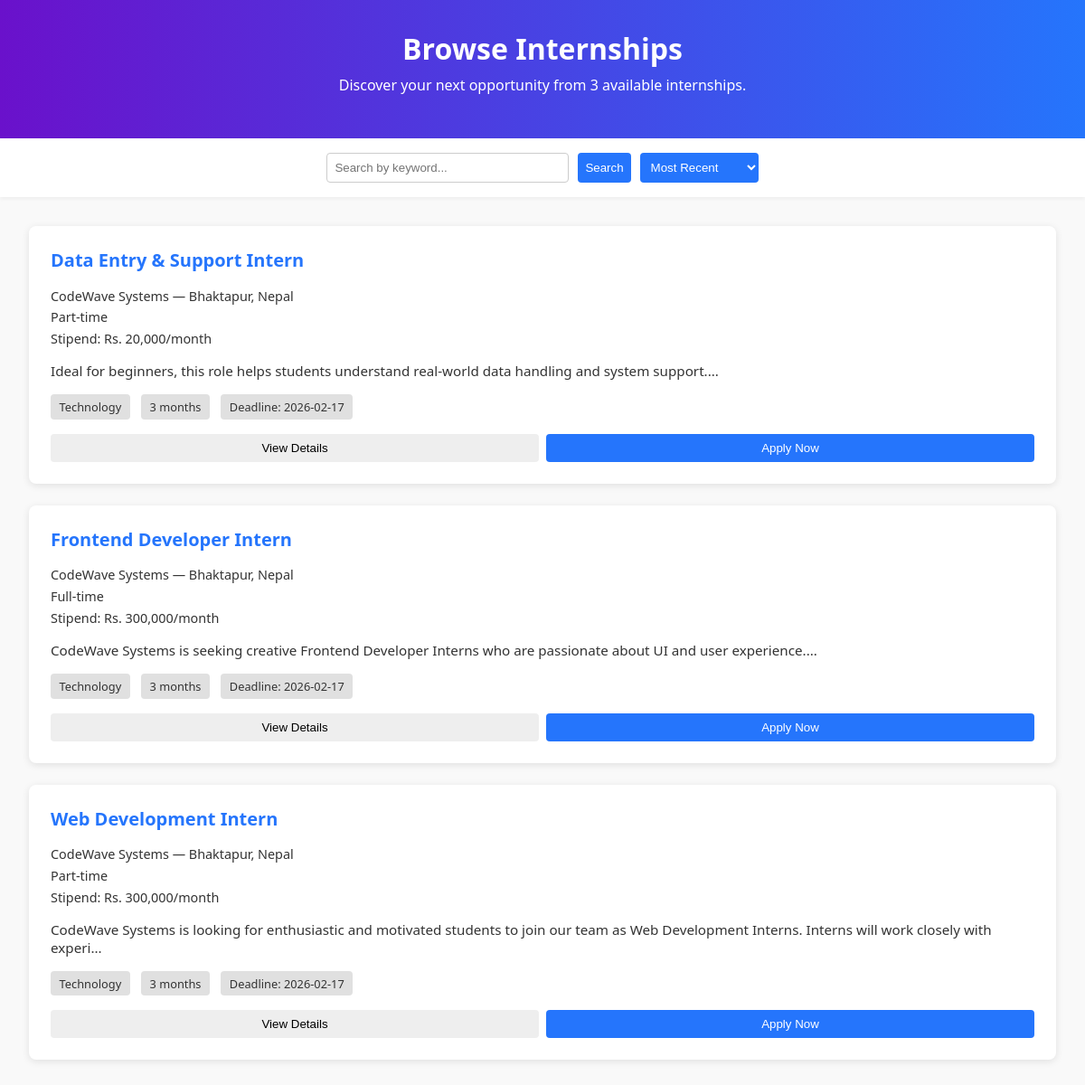
Screenshot of /html/Student/BrowseInternship.php with the database file from the repository.
### tables this page shows
CREATE TABLE `postposition` (
  `id` int(11) NOT NULL,
  `title` varchar(255) NOT NULL,
  `company_name` varchar(100) NOT NULL,
  `department` varchar(255) NOT NULL,
  `location` varchar(255) NOT NULL,
  `type` enum('full-time','part-time','remote') NOT NULL,
  `stipend` decimal(10,2) NOT NULL,
  `duration` varchar(255) NOT NULL,
  `deadline` date NOT NULL,
  `description` text NOT NULL,
  `created_at` timestamp NOT NULL DEFAULT current_timestamp(),
  `company_id` int(11) NOT NULL
);

### html/Student/BrowseInternship.php (the view, shortened to what this page needs)
<?php
require_once "studentdbconnection.php";
$filter  = $_GET['filter']  ?? 'recent';
$keyword = trim($_GET['keyword'] ?? '');
$sql = "
    SELECT
        id,
        company_id,
        title,
        company_name,
        department,
        location,
        type,
        stipend,
        duration,
        deadline,
        description,
        created_at
    FROM postposition
    WHERE deadline >= CURDATE()
";
switch ($filter) {
    default:
        $sql .= " ORDER BY created_at DESC";
        break;
}
$result = $conn->query($sql);
$internshipCount = $result->num_rows;
?>
<!DOCTYPE html>
<html lang="en">
<head>
  <link rel="stylesheet" href="/project/css/Student/BrowseInternship.css" />
</head>
<body>
  <header>
    <h1>Browse Internships</h1>
    <p>Discover your next opportunity from
      <span id="internship-count"><?php echo $internshipCount; ?></span>
      available internships.
    </p>
  </header>
  <section class="search-filter">
    <form method="get" style="display:flex; gap:10px;">
      <input type="text" name="keyword" placeholder="Search by keyword..."
             value="<?= htmlspecialchars($keyword) ?>" />
      <button type="submit" class="filter-btn">Search</button>
      <select name="filter" class="sort-dropdown" onchange="this.form.submit()">
        <option value="recent" <?= $filter=='recent'?'selected':'' ?>>Most Recent</option>
      </select>
    </form>
  </section>
  <section class="internship-list">
    <?php if ($internshipCount == 0): ?>
        <p>No internships available right now.</p>
    <?php else: ?>
        <?php while ($row = $result->fetch_assoc()): ?>
            <div class="card">
                <h2><?php echo htmlspecialchars($row['title']); ?></h2>
                <p class="company">
                    <?php echo htmlspecialchars($row['company_name']); ?> — <?php echo htmlspecialchars($row['location']); ?>
                </p>
                <p class="type"><?php echo ucfirst($row['type']); ?></p>
                <p class="stipend">
                    Stipend: Rs. <?php echo number_format($row['stipend']); ?>/month
                </p>
                <p class="description">
                    <?php echo nl2br(substr($row['description'], 0, 150)); ?>...
                </p>
                <div class="tags">
                    <span><?php echo htmlspecialchars($row['department']); ?></span>
                    <span><?php echo htmlspecialchars($row['duration']); ?></span>
                    <span>Deadline: <?php echo htmlspecialchars($row['deadline']); ?></span>
                </div>
                <div class="actions">
                    <button onclick="window.location.href='internshipDetails.php?id=<?php echo $row['id']; ?>'">
                        View Details
                    </button>
                    <button class="apply"
                        onclick="window.location.href='applypage1.php?post_id=<?= $row['id'] ?>&company_id=<?= $row['company_id'] ?>'">
                        Apply Now
                    </button>
                </div>
            </div>
        <?php endwhile; ?>
    <?php endif; ?>
  </section>
</body>
</html>

### css/Student/BrowseInternship.css (style rules this page uses)
body { font-family: 'Segoe UI', sans-serif; margin: 0; padding: 0; background: #f9f9f9; color: #333; }
header { background: linear-gradient(to right, #6a11cb, #2575fc); color: white; padding: 2rem; text-align: center; }
header h1 { margin: 0; font-size: 2rem; }
header p { margin-top: 0.5rem; font-size: 1rem; }
.search-filter { display: flex; gap: 1rem; padding: 1rem; justify-content: center; background: #fff; box-shadow: 0 2px 4px rgba(0,0,0,0.05); }
.search-filter input { padding: 0.5rem; width: 250px; border: 1px solid #ccc; border-radius: 4px; }
.filter-btn, .sort-dropdown { padding: 0.5rem; border: none; background: #2575fc; color: white; border-radius: 4px; cursor: pointer; }
.internship-list { display: block; padding: 2rem; }
.internship-list .card { margin-bottom: 1.5rem; }
.card { background: white; padding: 1.5rem; border-radius: 8px; box-shadow: 0 2px 8px rgba(0,0,0,0.1); }
.card h2 { margin-top: 0; font-size: 1.25rem; color: #2575fc; }
.card .company, .card .type, .card .stipend { font-size: 0.9rem; margin: 0.3rem 0; }
.card .description { margin: 1rem 0; font-size: 0.95rem; }
.tags { margin-bottom: 1rem; }
.tags span { display: inline-block; background: #e0e0e0; color: #333; padding: 0.3rem 0.6rem; margin-right: 0.5rem; border-radius: 4px; font-size: 0.8rem; }
.actions { display: flex; gap: 0.5rem; }
.actions button { flex: 1; padding: 0.5rem; border: none; border-radius: 4px; cursor: pointer; }
.actions .apply { background: #2575fc; color: white; }
.actions button:not(.apply) { background: #eee; }

### rows the page displays
postposition: title "Data Entry & Support Intern", company_name "CodeWave Systems", location "Bhaktapur, Nepal", type "Part-time", stipend "20,000", description "Ideal for beginners, this role helps students understand real-world data handling and system support.", department "Technology", duration "3 months", deadline "2026-02-17"
postposition: title "Frontend Developer Intern", company_name "CodeWave Systems", location "Bhaktapur, Nepal", type "Full-time", stipend "300,000", description "CodeWave Systems is seeking creative Frontend Developer Interns who are passionate about UI and user experience.", department "Technology", duration "3 months", deadline "2026-02-17"
postposition: title "Web Development Intern", company_name "CodeWave Systems", location "Bhaktapur, Nepal", type "Part-time", stipend "300,000", description "CodeWave Systems is looking for enthusiastic and motivated students to join our team as Web Development Interns. Interns will work closely with experi", department "Technology", duration "3 months", deadline "2026-02-17"

### other values shown
$internshipCount "3"
